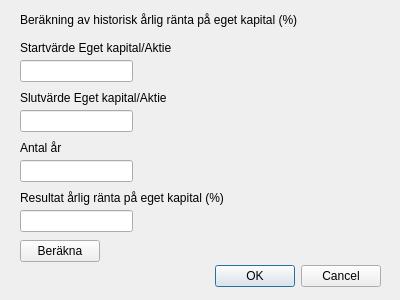
<?xml version="1.0" encoding="UTF-8"?>
<ui version="4.0">
 <class>calcAvgAnnualGrowthRateEquity</class>
 <widget class="QDialog" name="calcAvgAnnualGrowthRateEquity">
  <property name="geometry">
   <rect>
    <x>0</x>
    <y>0</y>
    <width>400</width>
    <height>300</height>
   </rect>
  </property>
  <property name="windowTitle">
   <string>Dialog</string>
  </property>
  <widget class="QDialogButtonBox" name="buttonBox">
   <property name="geometry">
    <rect>
     <x>40</x>
     <y>260</y>
     <width>341</width>
     <height>32</height>
    </rect>
   </property>
   <property name="orientation">
    <enum>Qt::Horizontal</enum>
   </property>
   <property name="standardButtons">
    <set>QDialogButtonBox::Cancel|QDialogButtonBox::Ok</set>
   </property>
  </widget>
  <widget class="QLabel" name="label">
   <property name="geometry">
    <rect>
     <x>20</x>
     <y>40</y>
     <width>311</width>
     <height>16</height>
    </rect>
   </property>
   <property name="text">
    <string>Startvärde Eget kapital/Aktie</string>
   </property>
  </widget>
  <widget class="QLabel" name="label_2">
   <property name="geometry">
    <rect>
     <x>20</x>
     <y>90</y>
     <width>231</width>
     <height>16</height>
    </rect>
   </property>
   <property name="text">
    <string>Slutvärde Eget kapital/Aktie</string>
   </property>
  </widget>
  <widget class="QLabel" name="label_59">
   <property name="geometry">
    <rect>
     <x>20</x>
     <y>10</y>
     <width>411</width>
     <height>20</height>
    </rect>
   </property>
   <property name="text">
    <string>Beräkning av historisk årlig ränta på eget kapital (%)</string>
   </property>
  </widget>
  <widget class="QLabel" name="label_3">
   <property name="geometry">
    <rect>
     <x>20</x>
     <y>140</y>
     <width>171</width>
     <height>16</height>
    </rect>
   </property>
   <property name="text">
    <string>Antal år</string>
   </property>
  </widget>
  <widget class="QLabel" name="label_4">
   <property name="geometry">
    <rect>
     <x>20</x>
     <y>190</y>
     <width>271</width>
     <height>16</height>
    </rect>
   </property>
   <property name="text">
    <string>Resultat årlig ränta på eget kapital (%)</string>
   </property>
  </widget>
  <widget class="QLineEdit" name="lineEditStartValue">
   <property name="geometry">
    <rect>
     <x>20</x>
     <y>60</y>
     <width>113</width>
     <height>22</height>
    </rect>
   </property>
  </widget>
  <widget class="QLineEdit" name="lineEditStopValue">
   <property name="geometry">
    <rect>
     <x>20</x>
     <y>110</y>
     <width>113</width>
     <height>22</height>
    </rect>
   </property>
  </widget>
  <widget class="QLineEdit" name="lineEditNofYears">
   <property name="geometry">
    <rect>
     <x>20</x>
     <y>160</y>
     <width>113</width>
     <height>22</height>
    </rect>
   </property>
  </widget>
  <widget class="QLineEdit" name="lineEditResult">
   <property name="geometry">
    <rect>
     <x>20</x>
     <y>210</y>
     <width>113</width>
     <height>22</height>
    </rect>
   </property>
  </widget>
  <widget class="QPushButton" name="pushButton">
   <property name="geometry">
    <rect>
     <x>20</x>
     <y>240</y>
     <width>80</width>
     <height>22</height>
    </rect>
   </property>
   <property name="text">
    <string>Beräkna</string>
   </property>
  </widget>
 </widget>
 <resources/>
 <connections>
  <connection>
   <sender>buttonBox</sender>
   <signal>accepted()</signal>
   <receiver>calcAvgAnnualGrowthRateEquity</receiver>
   <slot>accept()</slot>
   <hints>
    <hint type="sourcelabel">
     <x>248</x>
     <y>254</y>
    </hint>
    <hint type="destinationlabel">
     <x>157</x>
     <y>274</y>
    </hint>
   </hints>
  </connection>
  <connection>
   <sender>buttonBox</sender>
   <signal>rejected()</signal>
   <receiver>calcAvgAnnualGrowthRateEquity</receiver>
   <slot>reject()</slot>
   <hints>
    <hint type="sourcelabel">
     <x>316</x>
     <y>260</y>
    </hint>
    <hint type="destinationlabel">
     <x>286</x>
     <y>274</y>
    </hint>
   </hints>
  </connection>
 </connections>
</ui>
